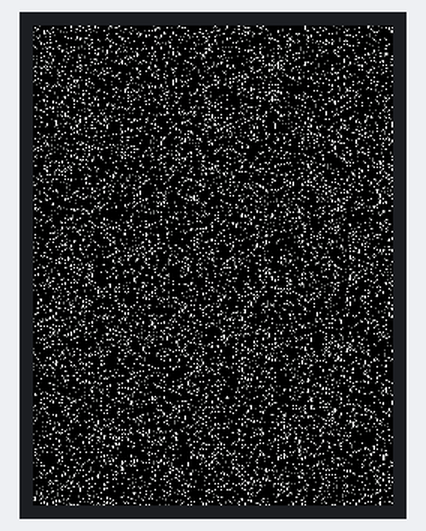
The sketch below on a simulated ESP32. Parts: 240×320 colour display. Random numbers use the default seed unless the sketch sets one.

Above: at 0.6 s.
At 5.4 s:
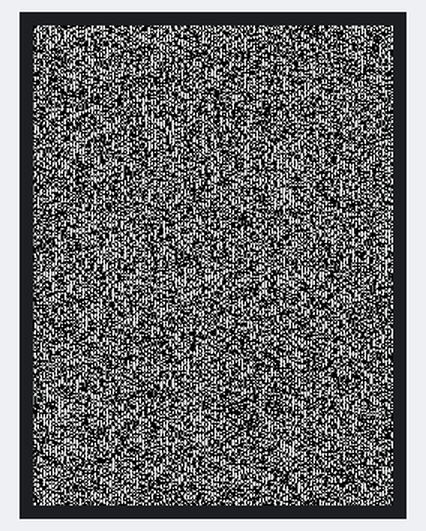
At 10.2 s:
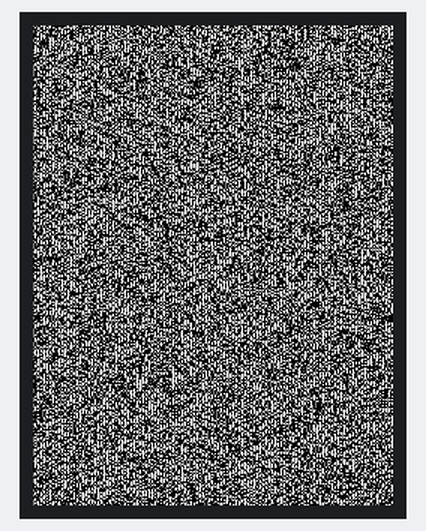
At 20.1 s:
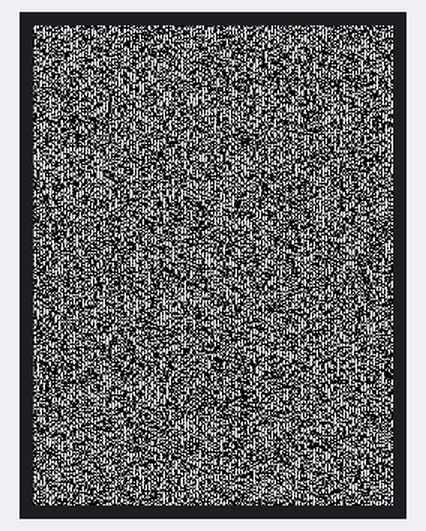
At 29.7 s:
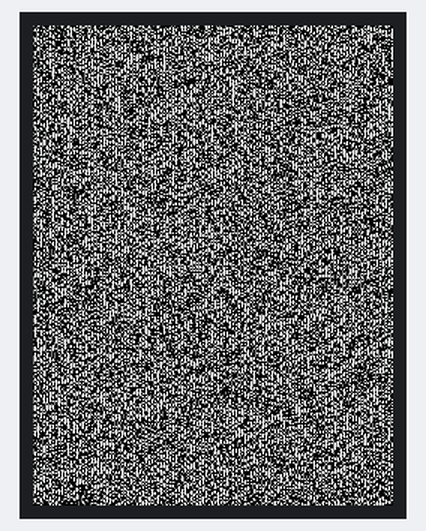
At 39.6 s:
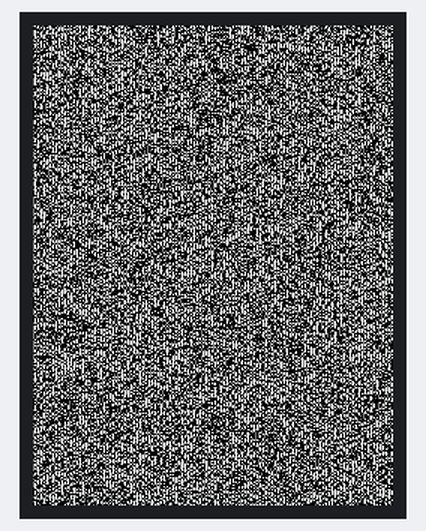

The sketch:

static.ino
```cpp
#include "SPI.h"
#include "TFT_eSPI.h"

TFT_eSPI tft = TFT_eSPI();
uint8_t canvas[TFT_WIDTH][TFT_HEIGHT];

void setup() {
  tft.init();
  tft.startWrite();
}

void loop() {
  uint16_t x = esp_random() % TFT_WIDTH;
  uint16_t y = esp_random() % TFT_HEIGHT;

  // Invert existing pixel
  canvas[x][y] = canvas[x][y] ? 0 : 1;

  // Set intensity based on existing pixel and fake scan lines
  uint16_t intensity = canvas[x][y] ? (x % 2 == 0 ? TFT_DARKGREY : TFT_WHITE) : TFT_BLACK;

  tft.drawPixel(x, y, intensity);
}
```
